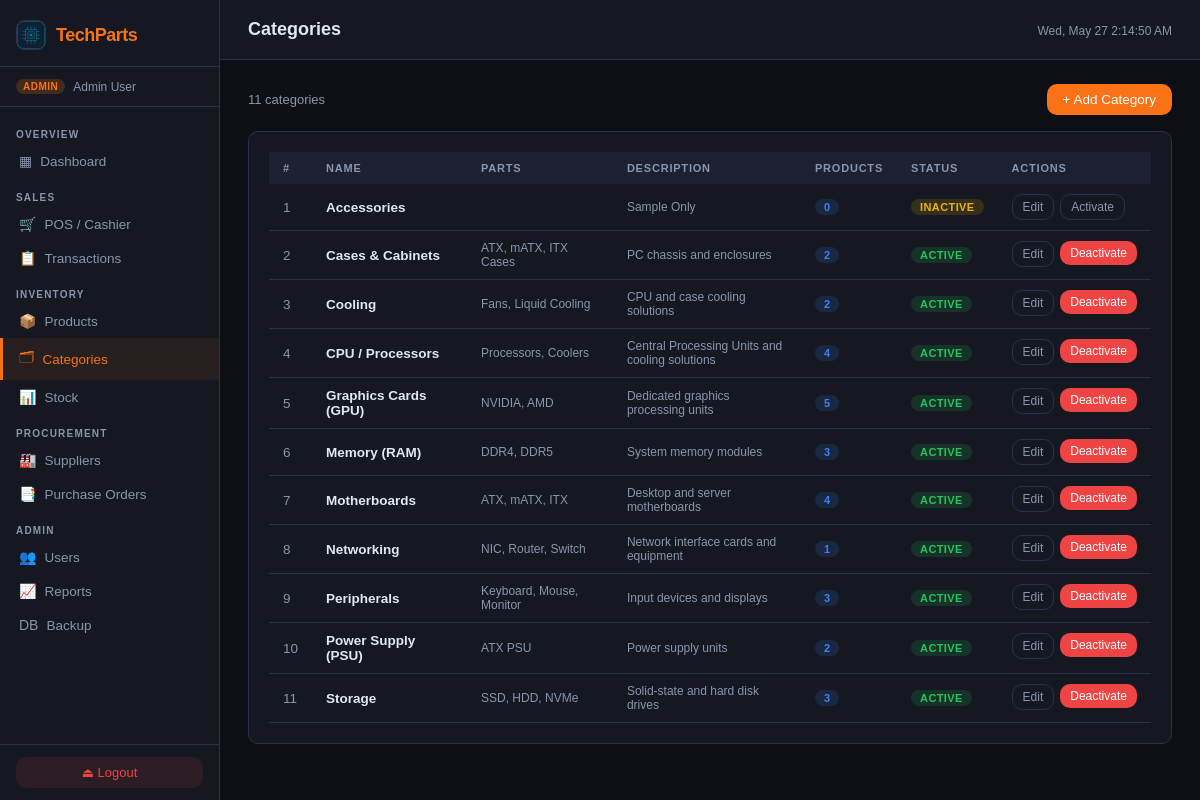
Page /pages/categories.php (signed in) on the committed database.
### tables this page shows
CREATE TABLE `category` (
  `ID` int NOT NULL AUTO_INCREMENT,
  `Name` varchar(255) NOT NULL,
  `Parts` varchar(255) DEFAULT 'N/A',
  `Status` enum('Active','Inactive','Archived') DEFAULT 'Inactive',
  `Description` text,
  PRIMARY KEY (`ID`),
  UNIQUE KEY `Name` (`Name`)
);

### pages/categories.php (the view, shortened to what this page needs)
<?php
$db = getDB();
$isAdmin = in_array($_SESSION['role'], ['Admin', 'User']);
$categories = $db->query("
    SELECT c.*, COUNT(p.ID) AS ProductCount
    FROM Category c LEFT JOIN Product p ON p.Category_ID=c.ID
    GROUP BY c.ID ORDER BY c.Name
")->fetchAll();
include __DIR__ . '/../includes/header.php';
?>
<link rel="stylesheet" href="/css/categories.css">
<div class="toolbar">
  <span style="color:var(--text-muted);font-size:13px"><?= count($categories) ?> categories</span>
  <?php if ($isAdmin): ?>
    <button class="btn btn-primary" onclick="openAddCat()">+ Add Category</button>
  <?php endif; ?>
</div>
<div class="card">
  <div class="table-wrap">
    <table>
      <thead>
        <tr>
          <th>#</th>
          <th>Name</th>
          <th>Parts</th>
          <th>Description</th>
          <th>Products</th>
          <th>Status</th><?php if ($isAdmin): ?><th>Actions</th><?php endif; ?>
        </tr>
      </thead>
      <tbody>
        <?php foreach ($categories as $index => $c): ?>
          <tr>
            <td style="color:var(--text-muted)"><?= $index + 1 ?></td>
            <td style="font-weight:600"><?= htmlspecialchars($c['Name']) ?></td>
            <td style="color:var(--text-muted);font-size:12px"><?= htmlspecialchars($c['Parts']) ?></td>
            <td style="color:var(--text-muted);font-size:12px;max-width:220px"><?= htmlspecialchars(substr($c['Description'] ?? '', 0, 80)) ?><?= strlen($c['Description'] ?? '') > 80 ? '…' : '' ?></td>
            <td><span class="badge badge-blue"><?= $c['ProductCount'] ?></span></td>
            <td>
              <?php $sc = match ($c['Status']) {
                'Active' => 'green',
                'Inactive' => 'yellow',
                'Archived' => 'gray',
                default => 'gray'
              }; ?>
              <span class="badge badge-<?= $sc ?>"><?= $c['Status'] ?></span>
            </td>
            <?php if ($isAdmin): ?>
              <td style="display:flex;gap:6px">
                <button class="btn btn-ghost btn-sm" onclick='editCat(<?= json_encode($c, JSON_HEX_APOS | JSON_HEX_TAG) ?>)'>Edit</button>
                <form method="POST">
                  <?php if ($c['Status'] === 'Active'): ?>
                    <button type="button" class="btn btn-danger btn-sm" onclick="deactivateCategory(this.closest('form'), <?= (int)$c['ProductCount'] ?>)">Deactivate</button>
                  <?php else: ?>
                    <button type="button" class="btn btn-ghost btn-sm" onclick="confirmDelete('Activate this category?',this.closest('form'))">Activate</button>
                  <?php endif; ?>
                </form>
              </td>
            <?php endif; ?>
          </tr>
        <?php endforeach; ?>
      </tbody>
    </table>
  </div>
</div>
<?php include __DIR__ . '/../includes/footer.php'; ?>

### css/style.css (style rules this page uses)
:root { --bg: #0d0f14; --surface: #151820; --surface2: #1c2030; --surface3: #222840; --border: #2a3050; --accent: #f97316; --accent2: #3b82f6; --accent3: #22c55e; --danger: #ef4444; --warning: #eab308; --text: #e2e8f0; --text-muted: #8896b0; --sidebar-w: 220px; --topbar-h: 60px; --radius: 10px; --shadow: 0 4px 24px rgba(0, 0, 0, .4); }
*, *::before, *::after { box-sizing: border-box; margin: 0; padding: 0; }
body { font-family: 'DM Sans', sans-serif; background: var(--bg); color: var(--text); display: flex; min-height: 100vh; font-size: 14px; }
.card { background: var(--surface); border: 1px solid var(--border); border-radius: var(--radius); padding: 20px; margin-bottom: 20px; }
.table-wrap { overflow-x: auto; }
table { width: 100%; border-collapse: collapse; }
thead th { background: var(--surface2); color: var(--text-muted); font-size: 11px; font-weight: 700; letter-spacing: .8px; text-transform: uppercase; padding: 10px 14px; text-align: left; white-space: nowrap; }
tbody tr { border-bottom: 1px solid var(--border); transition: background .1s; }
tbody td { padding: 10px 14px; font-size: 13.5px; }
.badge { display: inline-flex; align-items: center; padding: 2px 9px; border-radius: 20px; font-size: 11px; font-weight: 600; text-transform: uppercase; letter-spacing: .4px; }
.badge-green { background: rgba(34, 197, 94, .15); color: var(--accent3); }
.badge-blue { background: rgba(59, 130, 246, .15); color: var(--accent2); }
.badge-yellow { background: rgba(234, 179, 8, .15); color: var(--warning); }
.btn { display: inline-flex; align-items: center; gap: 6px; padding: 8px 16px; border-radius: var(--radius); border: none; cursor: pointer; font-family: 'DM Sans', sans-serif; font-size: 13.5px; font-weight: 500; transition: all .15s; text-decoration: none; }
.btn-primary { background: var(--accent); color: #fff; }
.btn-danger { background: var(--danger); color: #fff; }
.btn-ghost { background: transparent; color: var(--text-muted); border: 1px solid var(--border); }
.btn-sm { padding: 5px 10px; font-size: 12px; }
.toolbar { display: flex; align-items: center; justify-content: space-between; gap: 12px; margin-bottom: 16px; flex-wrap: wrap; }

### rows in the picture
category: Name "Accessories", Description "Sample Only", ProductCount "0", Status "INACTIVE", shows "Activate"
category: Name "Cases & Cabinets", Parts "ATX, mATX, ITX Cases", Description "PC chassis and enclosures", ProductCount "2", Status "ACTIVE"
category: Name "Cooling", Parts "Fans, Liquid Cooling", Description "CPU and case cooling solutions", ProductCount "2", Status "ACTIVE"
category: Name "CPU / Processors", Parts "Processors, Coolers", Description "Central Processing Units and cooling solutions", ProductCount "4", Status "ACTIVE"
category: Name "Graphics Cards (GPU)", Parts "NVIDIA, AMD", Description "Dedicated graphics processing units", ProductCount "5", Status "ACTIVE"
category: Name "Memory (RAM)", Parts "DDR4, DDR5", Description "System memory modules", ProductCount "3", Status "ACTIVE"
category: Name "Motherboards", Parts "ATX, mATX, ITX", Description "Desktop and server motherboards", ProductCount "4", Status "ACTIVE"
category: Name "Networking", Parts "NIC, Router, Switch", Description "Network interface cards and equipment", ProductCount "1", Status "ACTIVE"
category: Name "Peripherals", Parts "Keyboard, Mouse, Monitor", Description "Input devices and displays", ProductCount "3", Status "ACTIVE"
category: Name "Power Supply (PSU)", Parts "ATX PSU", Description "Power supply units", ProductCount "2", Status "ACTIVE"
category: Name "Storage", Parts "SSD, HDD, NVMe", Description "Solid-state and hard disk drives", ProductCount "3", Status "ACTIVE"

### other values in the picture
$user['role'] "ADMIN"
$user['name'] "Admin User"
$pageTitle "Categories"
count($categories) "11"
